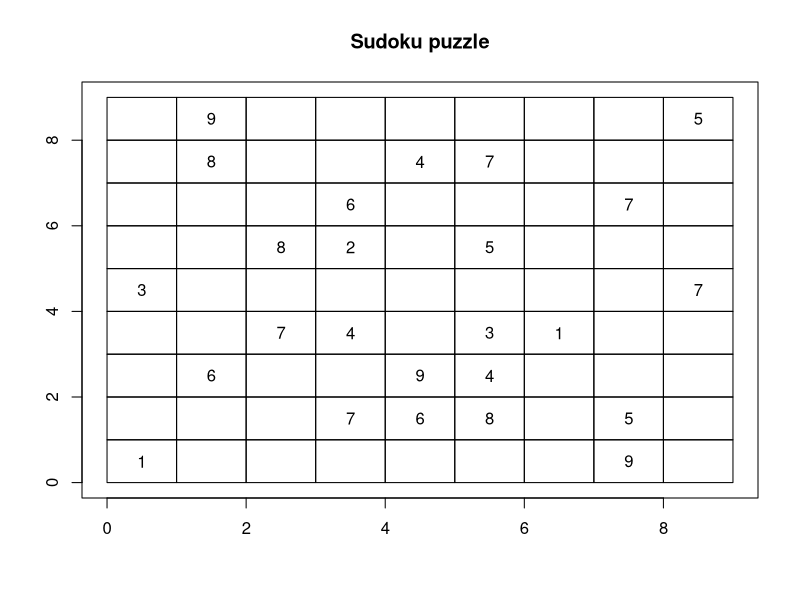

Recreate this plot in R.
## ---- chunk 1
board<-matrix(c(rep(0,4),3,rep(0,3),1,9,8,rep(0,4),6,rep(0,5),8,0,7,
                rep(0,5),6,2,0,4,0,7,0,0,4,rep(0,4),9,6,0,0,7,0,5,0,3,
                4,8,rep(0,6),1,rep(0,5),7,rep(0,4),5,9,5,rep(0,3),7,rep(0,4)),
              9,9)

plot(c(0,9),c(0,9),type="n",xlab = "",ylab = "",main = "Sudoku puzzle")
for(i in 1:9)
{
  for(j in 1:9)
  {
    rect(i-1,j-1,i,j)
    if(board[10-j,i]!=0)
    {text((i-1)+0.5,(j-1)+0.5,(((board[10-j,i]))))}
  }
}
